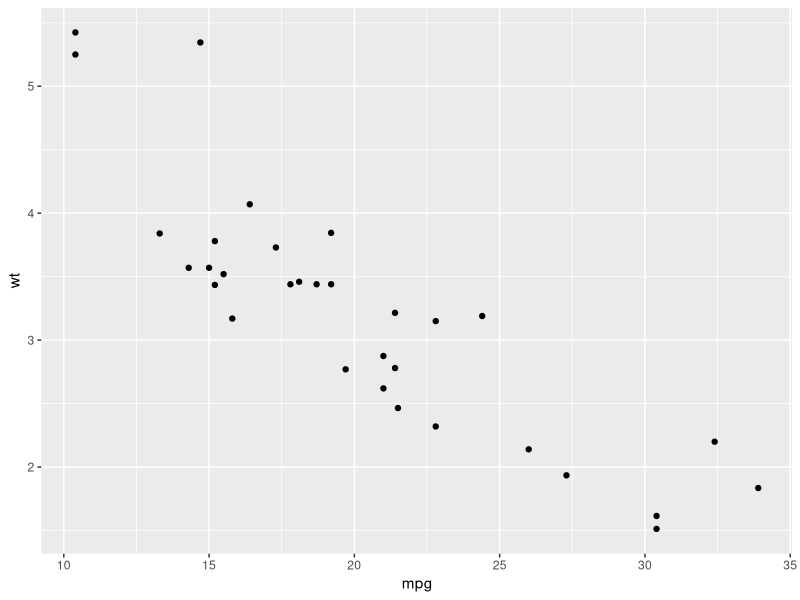
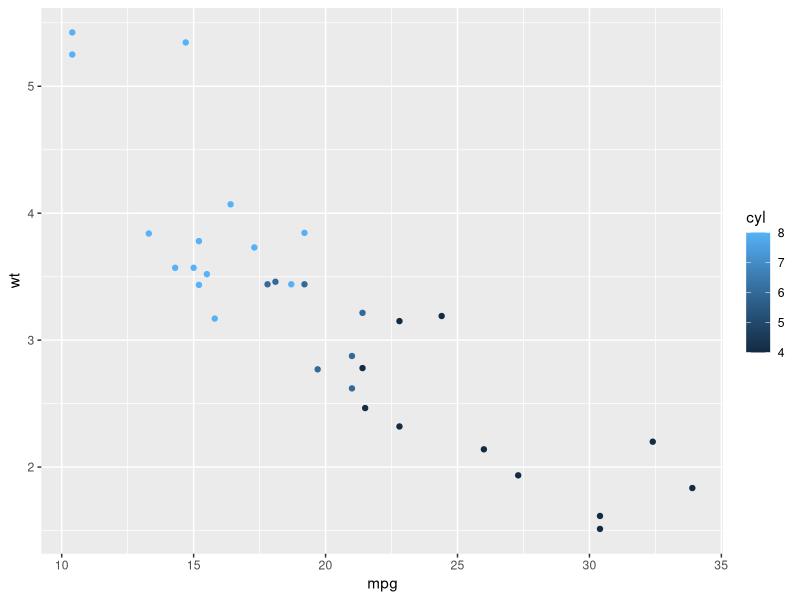
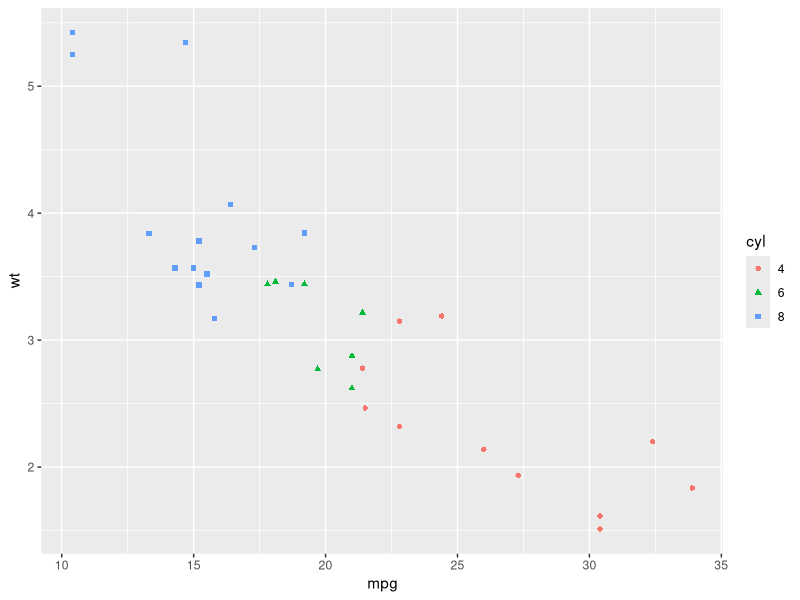
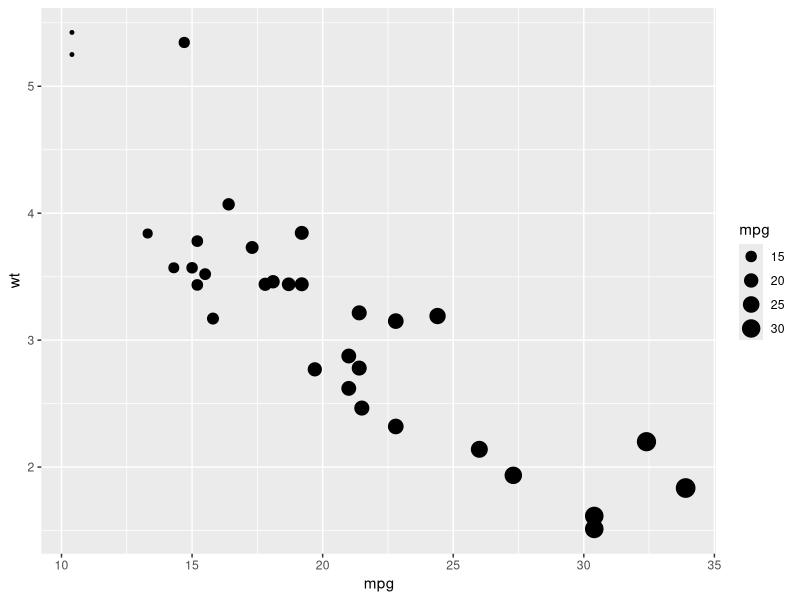
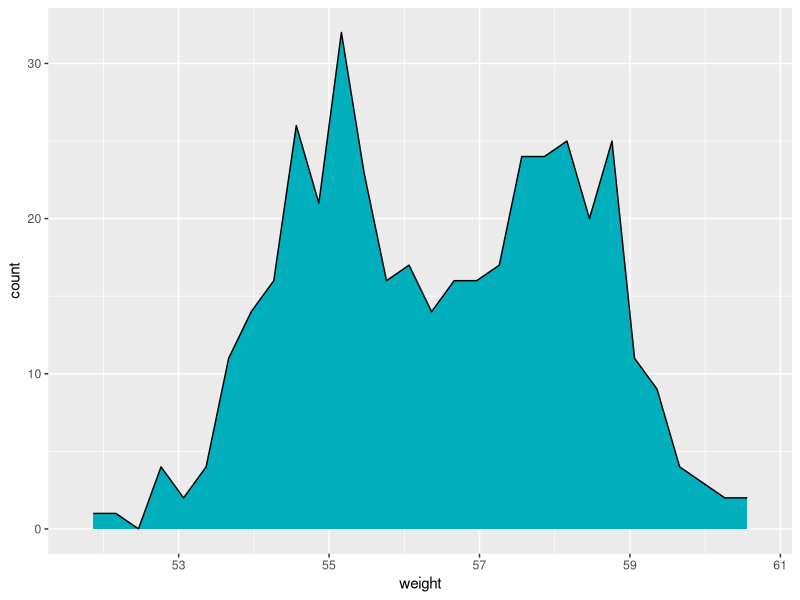
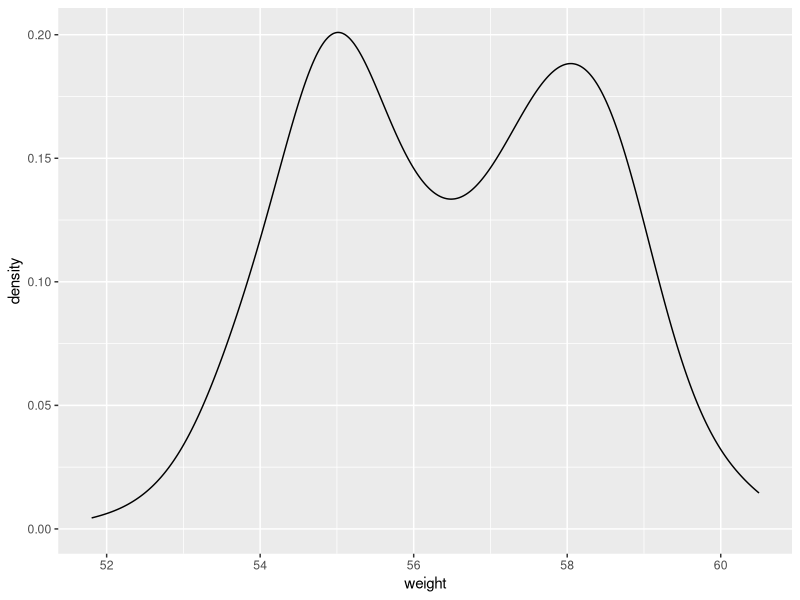
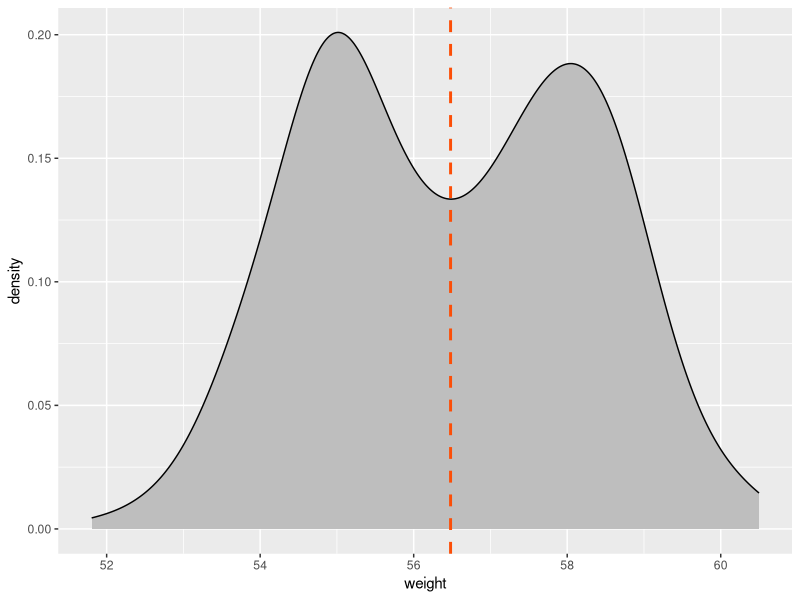
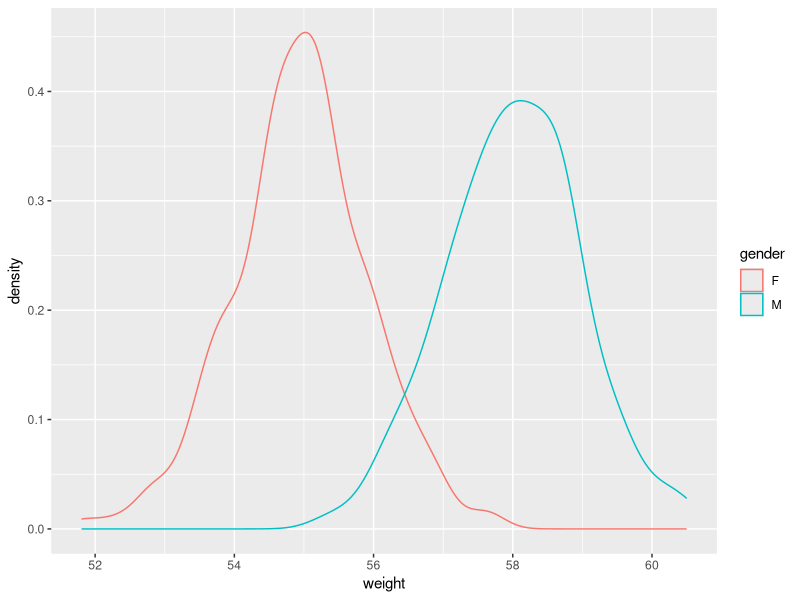

Source code (R) for these figures, in order:
# Clear Global environment
rm(list=ls())

library(ggplot2)
library(dplyr) 

mtcars <- mtcars
?mtcars

# Length of Unique Values
sapply(mtcars, function(x) length(unique(x))) 


qplot(x = mpg, y = wt, data = mtcars, geom = "point")

#Change the color by a continuous numeric variable
qplot(mpg, wt, data = mtcars, color = cyl)

# Change color and shape by groups (factor)
mtcars$cyl <- as.factor(mtcars$cyl)

qplot(mpg, wt, data = mtcars, colour = cyl, shape = cyl)

# Change the size of points according to the values of a continuous variable
qplot(mpg, wt, data = mtcars, size = mpg)

##########

wdata = data.frame(gender = factor(rep(c("F", "M"), each=200)), 
                   weight = c(rnorm(200, 55), rnorm(200, 58)))

head(wdata)

mu <- wdata %>%
  group_by(gender) %>% 
  summarise(grp.mean = mean(weight))

mu

a <- ggplot(wdata, aes(x = weight))

#• For one continuous variable:
## geom_area() for area plot
## geom_density() for density plot
## geom_dotplot() for dot plot
## geom_histogram() for histogram plot

##For one discrete variable:
## geom_bar() for bar plot

# Basic plot
# Change line and fill colors 
ggplot(wdata, aes(x = weight)) + geom_area(stat = "bin", color = "black", fill="#00AFBB")

# Basic plot
a + geom_density()

#ggplot(wdata, aes(x = weight)) + geom_density()

# Change line color and fill color, add mean line
a + geom_density(color = "black", fill = "gray") + 
  geom_vline(aes(xintercept=mean(weight)),
  color="#FC4E07", linetype="dashed", size=1)

#Change line colors by gender
a + geom_density(aes(color = gender))

# Change fill color by gender
# Use semi-transparent fill: alpha = 0.4
a + geom_density(aes(fill = gender), alpha=0.4)

# Add mean lines and color by gender

a + geom_density(aes(color = gender), alpha=0.4)+
  geom_vline(data = mu, aes(xintercept = grp.mean, color=gender),linetype = "dashed",size=1)


##A Histogram represents the distribution of a continuous variable by dividing 
## into bins and counting the number of observations in each bin. 
## The function geom_histogram() is used to create a histogram plot.

# Basic plot
a + geom_histogram()
# Change the number of bins
a + geom_histogram(bins = 50)

# Change line color and fill color, add mean line
a + geom_histogram(color = "black", fill = "gray",bins = 50)+ 
  geom_vline(aes(xintercept=mean(weight)),color="#FC4E07", linetype="dashed", size=1) +
  theme_minimal()

# Change line colors by gender
a + geom_histogram(aes(color = gender), fill = "white") 
# Position adjustment: "identity" (overlaid)
a + geom_histogram(aes(color = gender), fill = "white", alpha = 0.6, position="identity")


##The function geom_bar() can be used to visualize one discrete variable.

ggplot(mtcars, aes(cyl)) +
  geom_bar(fill = "steelblue") + 
  theme_minimal()

#Scatter plots: Continuous X and Y

b <- ggplot(mtcars, aes(x = wt, y = mpg))

# Basic scatter plot
b + geom_point(color = "#00AFBB")
# Change the point size, and shape
b + geom_point(color = "#00AFBB", size = 2, shape = 23)

# Control point size by continuous variable values
b + geom_point(aes(size=qsec), color = "#00AFBB")

# Change point shapes and colors
b + geom_point(aes(shape = cyl, color = cyl))

#############

e <- ggplot(mtcars, aes(x = cyl, y = wt))

# Basic box plot
e + geom_boxplot()
# Rotate the box plot
e + geom_boxplot() + coord_flip()

# Use single colors
e + geom_boxplot(color = "black", fill = "steelblue") 

# Change outline colors by cyl (groups)
e + geom_boxplot(aes(color = cyl))


df <- data.frame(dose=c("D0.5", "D1", "D2"), len=c(4.2, 10, 29.5))

f <- ggplot(df, aes(x = dose, y = len))

# Basic bar plot
f + geom_bar(stat = "identity")

# Change fill color and add labels at the top (vjust = -0.3)
f + geom_bar(stat = "identity", fill = "steelblue") + 
  geom_text(aes(label = len), vjust = -0.3, size = 3.5) + 
  theme_minimal()

# Change bar plot line colors by groups
f + geom_bar(aes(color = dose), stat="identity", fill="white")
# Change bar plot fill colors by groups
f + geom_bar(aes(fill = dose), stat="identity")

df2 <- data.frame(supp=rep(c("VC", "OJ"), each=3), 
                  dose=rep(c("D0.5", "D1", "D2"),2), 
                  len=c(6.8, 15, 33, 4.2, 10, 29.5))
head(df2)

g <- ggplot(data=df2, aes(x=dose, y=len, fill=supp)) 

# Stacked bar plot
g + geom_bar(stat = "identity")

# Use position=position_dodge()
g + geom_bar(stat="identity", position=position_dodge())

ggplot(data=df2, aes(x=dose, y=len, fill=supp)) + 
  geom_bar(stat="identity", position = position_dodge())+ 
  geom_text(aes(label = len),vjust = 1.6,
            position = position_dodge(0.9), size = 3.5)

ggplot(data=df2, aes(x=dose, y=len, fill=supp)) + 
  geom_bar(stat="identity", position = position_dodge())+ 
  geom_text(aes(label = len),vjust = 1.6,
            position = position_dodge(0.9), size = 3.5) +
  xlab("Dose") + ylab("length") + 
  ggtitle("Length Vs Dose") + theme_minimal()

###########